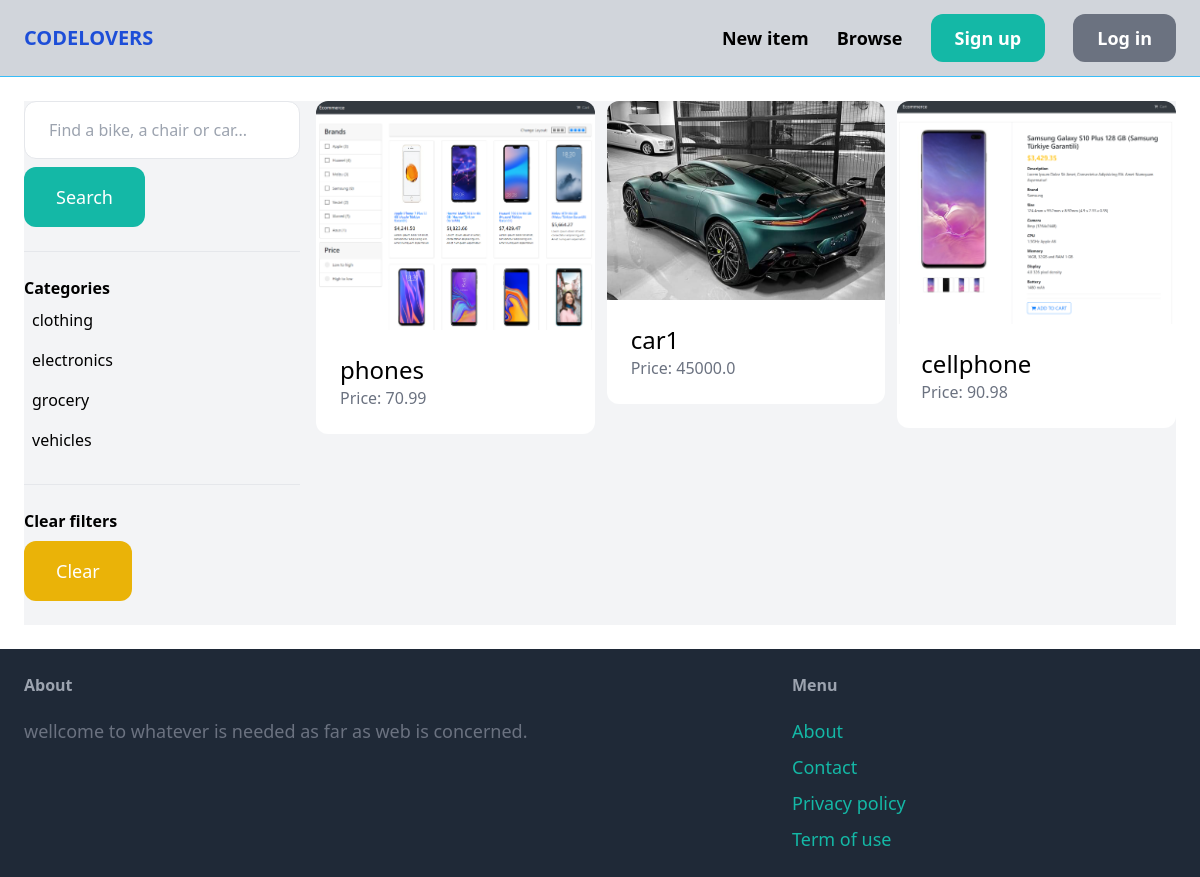
Page /items/ on the earlier database version.
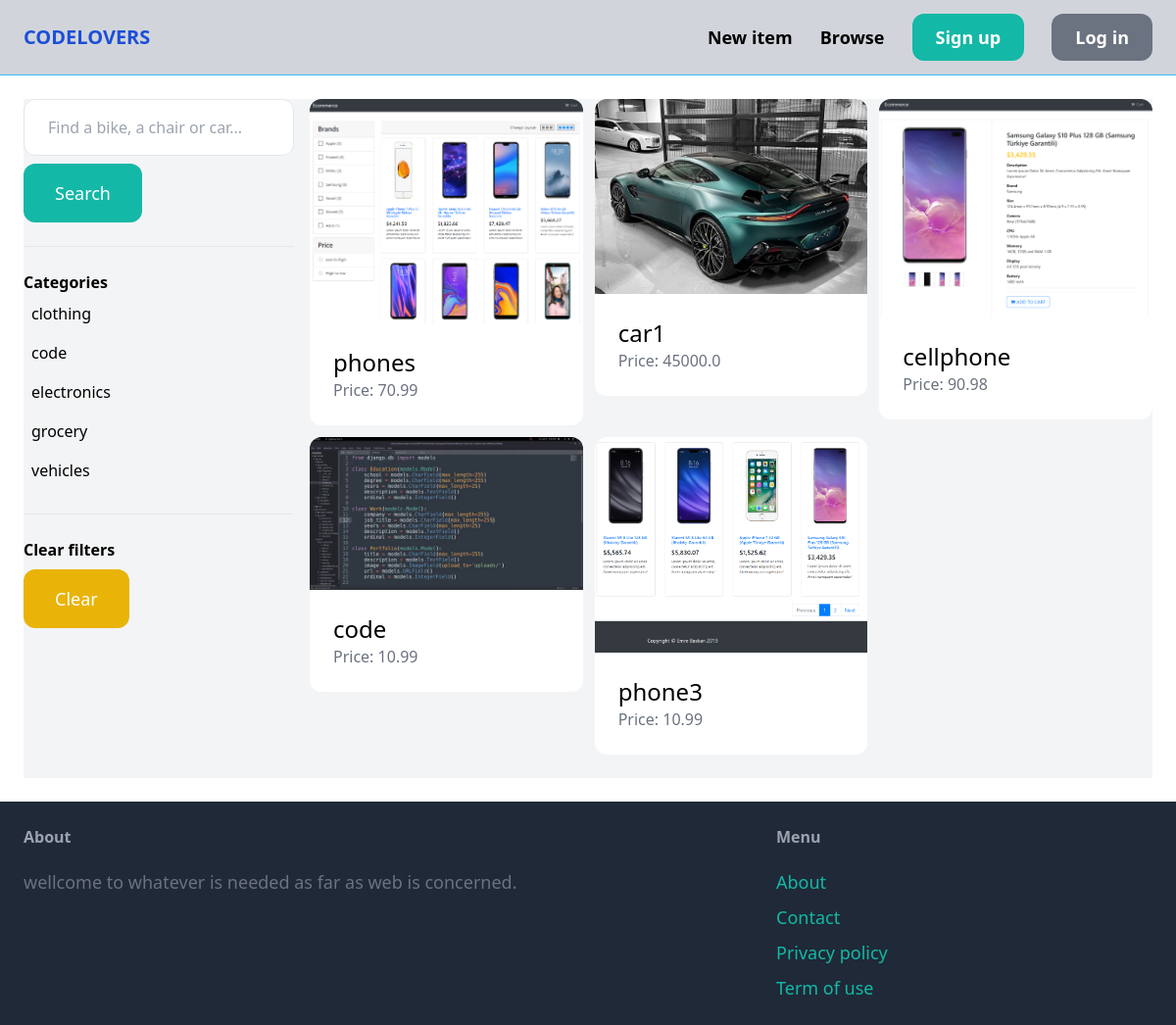
Same page on the later database version.
### item/models.py (models this page shows, shortened)
class Category(models.Model):
    name = models.CharField(max_length=255)
    class Meta:
        ordering = ('name',)
        verbose_name_plural = 'Categories'

class Item(models.Model):
    category = models.ForeignKey(Category, related_name='items', on_delete=models.CASCADE)
    name = models.CharField(max_length=255)
    description = models.TextField(blank=True, null=True)
    price = models.FloatField()
    image = models.ImageField(upload_to='item_images', blank=True, null=True)
    is_sold = models.BooleanField(default=False)
    created_by = models.ForeignKey(User, related_name='items', on_delete=models.CASCADE)
    created_at = models.DateTimeField(auto_now_add=True)

### item/views.py (the view)
# urls.py: path('', views.items, name='items'),
def items(request):
    query = request.GET.get('query', '')
    category_id = request.GET.get('category', 0)
    categories = Category.objects.all()
    items = Item.objects.filter(is_sold=False)
    if category_id:
        items = items.filter(category_id=category_id)
    if query:
        items = items.filter(Q(name__icontains=query) | Q(description__icontains=query))
    return render(request, 'item/items.html', {
        'items': items,
        'query': query,
        'categories': categories,
        'category_id': int(category_id)
    })

### item/templates/item/items.html (shortened to what this page needs)
{% extends 'core/base.html' %}
{% block content %}
    <div class="pb-6 grid grid-cols-4 gap-4 bg-gray-100">
        <div class="col-span-1">
            <form method="get" action="{% url 'item:items' %}">
                <input name="query" class="w-full py-4 px-6 border rounded-xl" type="text" value="{{ query }}" placeholder="Find a bike, a chair or car...">
                <button class="mt-2 py-4 px-8 text-lg bg-teal-500 text-white rounded-xl">Search</button>
            </form>
            <hr class="my-6">
            <p class="font-semibold">Categories</p>
            <ul>
                {% for category in categories %}
                    <li class="py-2 px-2 rounded-xl{% if category.id == category_id %} bg-gray-200{% endif %}">
                        <a href="{% url 'item:items' %}?query={{ query }}&category={{ category.id }}">{{ category.name }}</a>
                    </li>
                {% endfor %}
            </ul>
            <hr class="my-6">
            <p class="font-semibold">Clear filters</p>
            <ul>
                <li><a href="{% url 'item:items' %}" class="mt-2 py-4 px-8 inline-block bg-yellow-500 text-lg rounded-xl text-white">Clear</a>
        </div>
        <div class="col-span-3">
            <div class="grid grid-cols-3 gap-3">
                {% for item in items %}
                    <div>
                        <a href="{% url 'item:detail' item.id %}">
                            <div>
                                <img src="{{ item.image.url }}" class="rounded-t-xl">
                            </div>
                            <div class="p-6 bg-white rounded-b-xl">
                                <h2 class="text-2xl">{{ item.name }}</h2>
                                <p class="text-gray-500">Price: {{ item.price }}</p>
                            </div>
                        </a>
                    </div>
                {% endfor %}
            </div>
        </div>
    </div>
{% endblock %}

Differences in the rows shown:
added Category: name "code"
added Item: image (picture), name "code", price "10.99"
added Item: image (picture), name "phone3", price "10.99"
